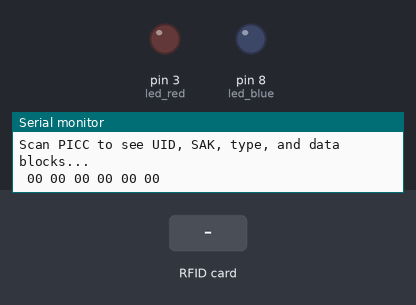
Simulated run of this sketch. Board: Arduino Uno, built with avr-gcc and run on an emulated ATmega328P. Shown: output pins drawn as LEDs (lit = HIGH), the last lines printed to the serial monitor. The test bench sets the inputs (shaded band). Pins used as bus, display or sensor lines are not drawn.

Above: at 1.2 s.
1.3 s: RFID card 2C AD BA 16 held to the reader
At 2.0 s:
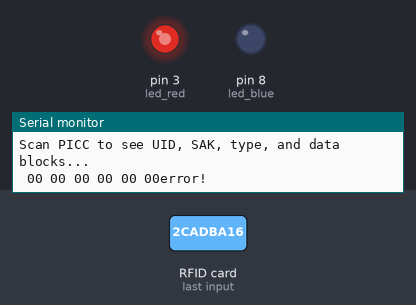
3.8 s: RFID card 09 11 E3 B2 held to the reader
At 4.2 s:
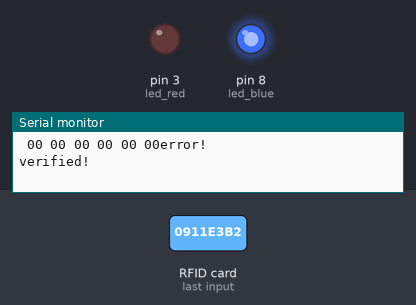
Timing chart, 0 to 6.8 s (numbered marks = the images above; inputs shaded):
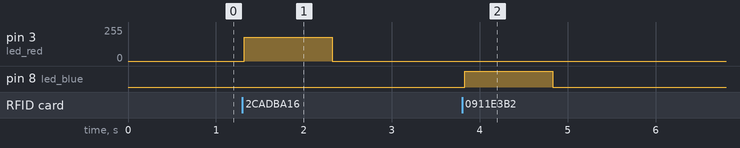

Measured:
- after the input at 1.3 s, pin 3 (led_red): 0/255 → 180/255 at once, → 0/255 1.0 s later
- after the input at 3.8 s, pin 8 (led_blue): LOW → HIGH at once, → LOW 1.0 s later

The sketch:

led_sample-rfid-rc522.ino
```cpp
#include <SPI.h>
#include <MFRC522.h>

#include <ros.h>
#include <std_msgs/Int16.h>
ros::NodeHandle nh;
std_msgs::Int16 ic_msg;
ros::Publisher ic_pub("/rfid/ic_uid", &ic_msg);

constexpr uint8_t RST_PIN = 9;
constexpr uint8_t SS_PIN = 10;

#define UID "2C AD BA 16" // 取得した識別子を記述
#define UID_card "09 11 E3 B2"

int led_blue = 8;
int led_red = 3;

MFRC522 mfrc522(SS_PIN, RST_PIN);
MFRC522::MIFARE_Key key;

void ic_touch_sound(){
  ic_msg.data = 1;
  ic_pub.publish(&ic_msg);
}
void setup() {
    Serial.begin(9600);
    pinMode(led_blue, OUTPUT);
    pinMode(led_red, OUTPUT);
    while (!Serial);
    SPI.begin();
    mfrc522.PCD_Init();
    mfrc522.PCD_DumpVersionToSerial();
    Serial.println(F("Scan PICC to see UID, SAK, type, and data blocks..."));

    dump_byte_array(key.keyByte, MFRC522::MF_KEY_SIZE);
}

void loop() {
    if ( ! mfrc522.PICC_IsNewCardPresent()) {
        return;
    }
    if ( ! mfrc522.PICC_ReadCardSerial()) {
        return;
    }

    String strBuf[mfrc522.uid.size];
    for (byte i = 0; i < mfrc522.uid.size; i++) {
        strBuf[i] =  String(mfrc522.uid.uidByte[i], HEX);
        if(strBuf[i].length() == 1){
          strBuf[i] = "0" + strBuf[i];
        }
    }

    String strUID = strBuf[0] + " " + strBuf[1] + " " + strBuf[2] + " " + strBuf[3] ;//+ " " + strBuf[4] + " " + strBuf[5] + " " + strBuf[6];
    if ( strUID.equalsIgnoreCase(UID_card) ){
        Serial.println("verified!");
        digitalWrite(led_blue, HIGH); // 青いLEDを光らせる
        delay(1000); // 1秒待つ
        digitalWrite(led_blue, LOW); // 青いLEDを消す
    } else {
        Serial.println("error!");
        analogWrite(led_red, 180); // 赤いLEDを光らせる
        delay(1000); // 1秒待つ
        analogWrite(led_red, 0); // 赤いLEDを消す
    }
}

void dump_byte_array(byte *buffer, byte bufferSize) {
    for (byte i = 0; i < bufferSize; i++) {
        Serial.print(buffer[i] < 0x10 ? " 0" : " ");
        Serial.print(buffer[i], HEX);
    }
}
```
